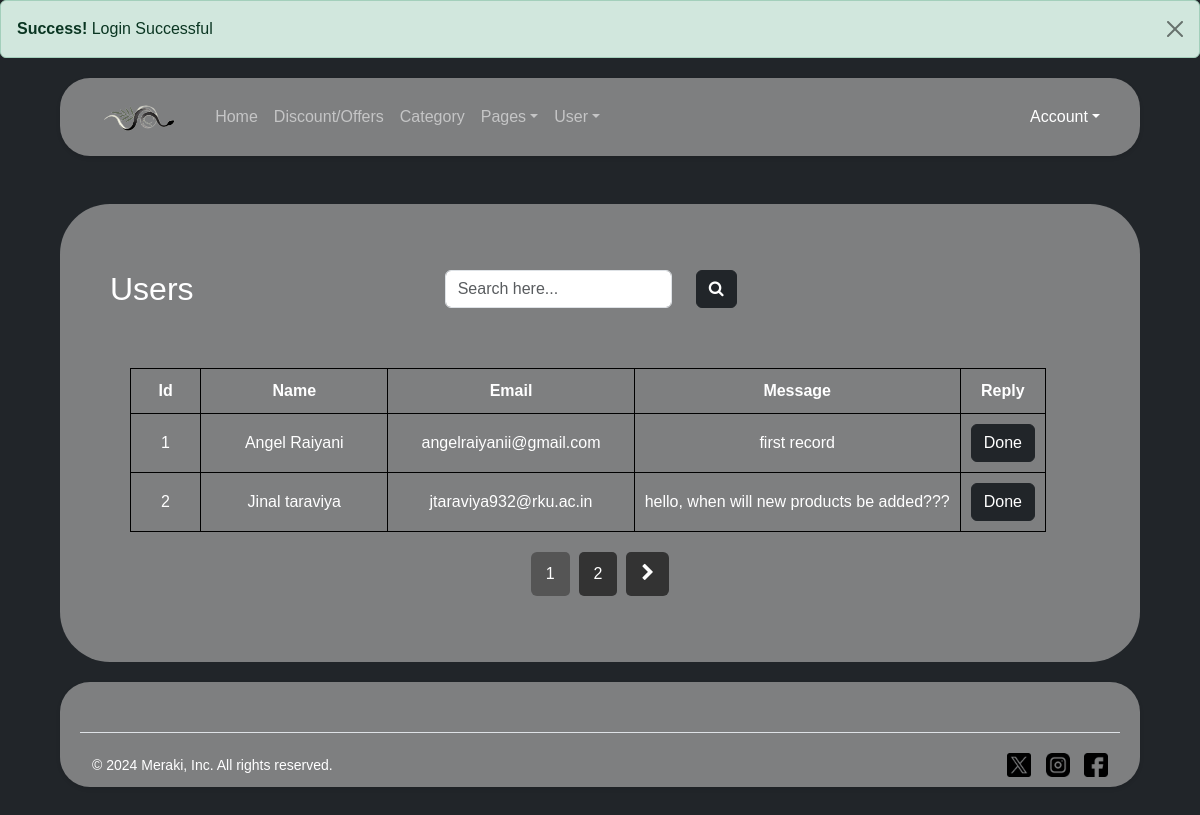
The app's page /AdContactUs.php (signed in), older data.
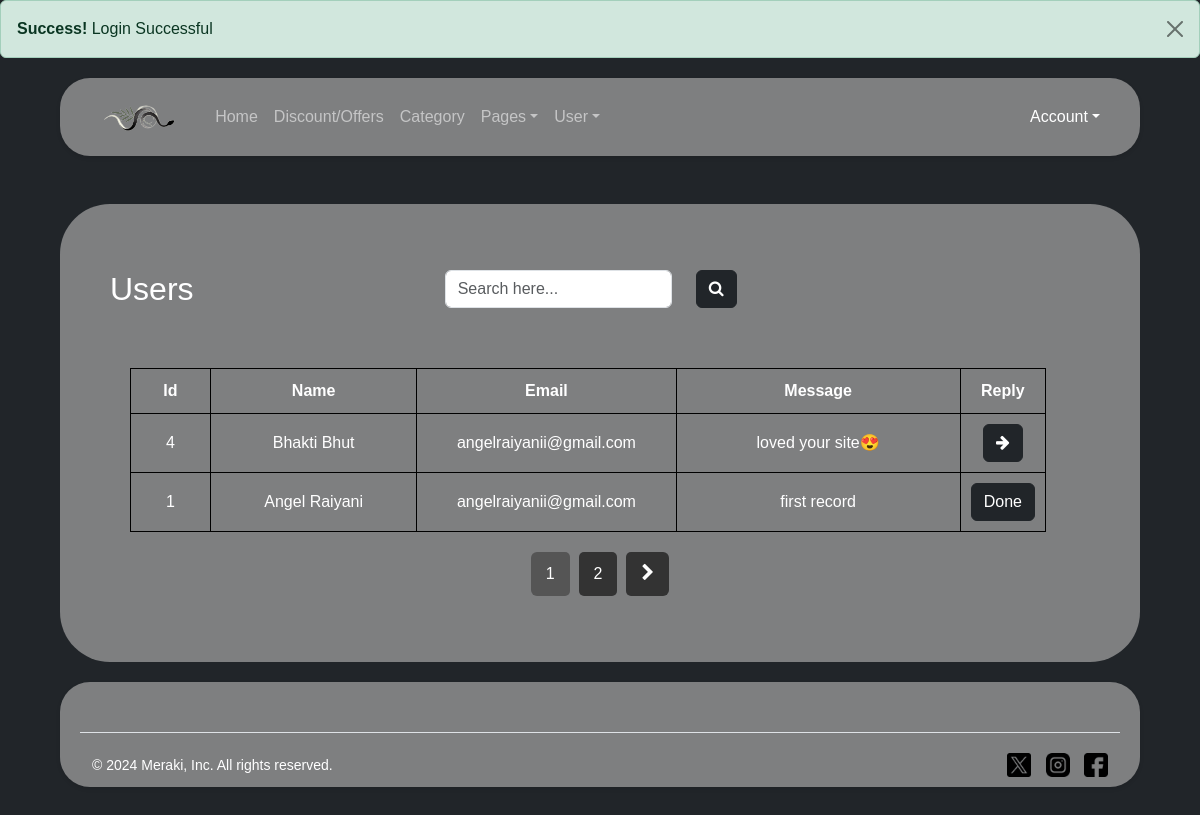
The same page, newer data.
### tables this page shows
CREATE TABLE `contact_tbl` (
  `Co_Id` int(10) NOT NULL,
  `Co_Name` varchar(60) NOT NULL,
  `Co_Email` varchar(100) NOT NULL,
  `Co_Msg` text NOT NULL,
  `Co_Reply` text NOT NULL
);

### AdContactUs.php (the view, shortened to what this page needs)
<!DOCTYPE html>
<html lang="en">
<head>
    <link rel="stylesheet" href="styles.css">
    <?php
    include 'Header.php';
    ?>
</head>
<body class="bg-dark">
    <div class="container mt-5">
        <div class="row mt-3 mb-3">
            <h2 class="col-md-4" style="color:white">Users</h2>
            <div class="col-md-3" style="text-align:right">
                <form method="get"><input type="text" name="search" class="form-control"
                        placeholder="Search here...">&nbsp;
            </div>
            <div class="col-md-1"><button class="btn btn-dark"><i class="fa fa-search "></i></button></div>
        </div>
        <div class="row w-100">
            <div class="col-12">
                <table>
                    <tr>
                        <th style="width:50px">Id</th>
                        <th>Name</th>
                        <th>Email</th>
                        <th>Message</th>
                        <th>Reply</th>
                    </tr>
                    <?php
                    $search = isset($_GET['search']) ? $_GET['search'] : '';
                    $search_query = '';
                    $q = "SELECT * FROM contact_tbl $search_query";
                    $result = mysqli_query($con, $q);
                    $total_records = mysqli_num_rows($result);
                    $records_per_page = 2;
                    $total_pages = ceil($total_records / $records_per_page);
                    $page = isset($_GET['page']) ? $_GET['page'] : 1;
                    $start_from = ($page - 1) * $records_per_page;
                    $q = "Select * from contact_tbl $search_query ORDER BY (Co_Reply ='') DESC, Co_Id ASC LIMIT $start_from, $records_per_page";
                    $result = mysqli_query($con, $q);
                    while ($r = mysqli_fetch_assoc($result)) {
                        ?>
                        <tr>
                            <td><?php echo $r['Co_Id']; ?></td>
                            <td><?php echo $r['Co_Name']; ?></td>
                            <td><?php echo $r['Co_Email']; ?></td>
                            <td><?php echo $r['Co_Msg']; ?></td>
                            <td>
                                <?php if (empty($r['Co_Reply'])):  ?>
                                    <form method="post" action="AdContactUs.php#user_profile">
                                        <a href="#user_profile">
                                            <button type="submit" class="btn btn-dark" value="<?php echo $r['Co_Id'] ?>"
                                                name="showContact" onclick="showUser (1)">
                                                <i class="fa fa-arrow-right"></i>
                                            </button>
                                        </a>
                                    </form>
                                <?php else: ?>
                                    <span>
                                        <form method="post" action="AdContactUs.php#user_profile">
                                            <a href="#user_profile">
                                                <button type="submit" class="btn btn-dark" value="<?php echo $r['Co_Id'] ?>"
                                                    name="showContact" onclick="showUser (1)">
                                                    Done
                                                </button>
                                            </a>
                                        </form>
                                    </span>
                                <?php endif; ?>
                            </td>
                        </tr>
                        <?php
                    }
                    ?>
                </table>
            </div>
        </div>
        <nav>
            <ul class="pagination">
                <?php
                for ($i = 1; $i <= $total_pages; $i++) {
                    echo "<li class='page-item " . ($i == $page ? 'active' : '') . "'><a class='page-link' href='?page=" . $i . "&search=" . $search . "'>" . $i . "</a></li>";
                }
                if ($page < $total_pages) {
                    echo "<li class='page-item'><a class='page-link' href='?page=" . ($page + 1) . "&search=" . $search . "'><i class='fa fa-chevron-right'></i></a></li>";
                }
                ?>
            </ul>
        </nav>
    </div>
    <?php
    include 'Footer.php';
            ?>
</body>
</html>

Row changes from the older to the newer data that the page shows:
no longer on this page (row edited): contact_tbl: Co_Id "2", Co_Name "Jinal taraviya", Co_Email "jtaraviya932@rku.ac.in", Co_Msg "hello, when will new products be added???"
added contact_tbl: Co_Id "4", Co_Name "Bhakti Bhut", Co_Email "angelraiyanii@gmail.com", Co_Msg "loved your site😍"
